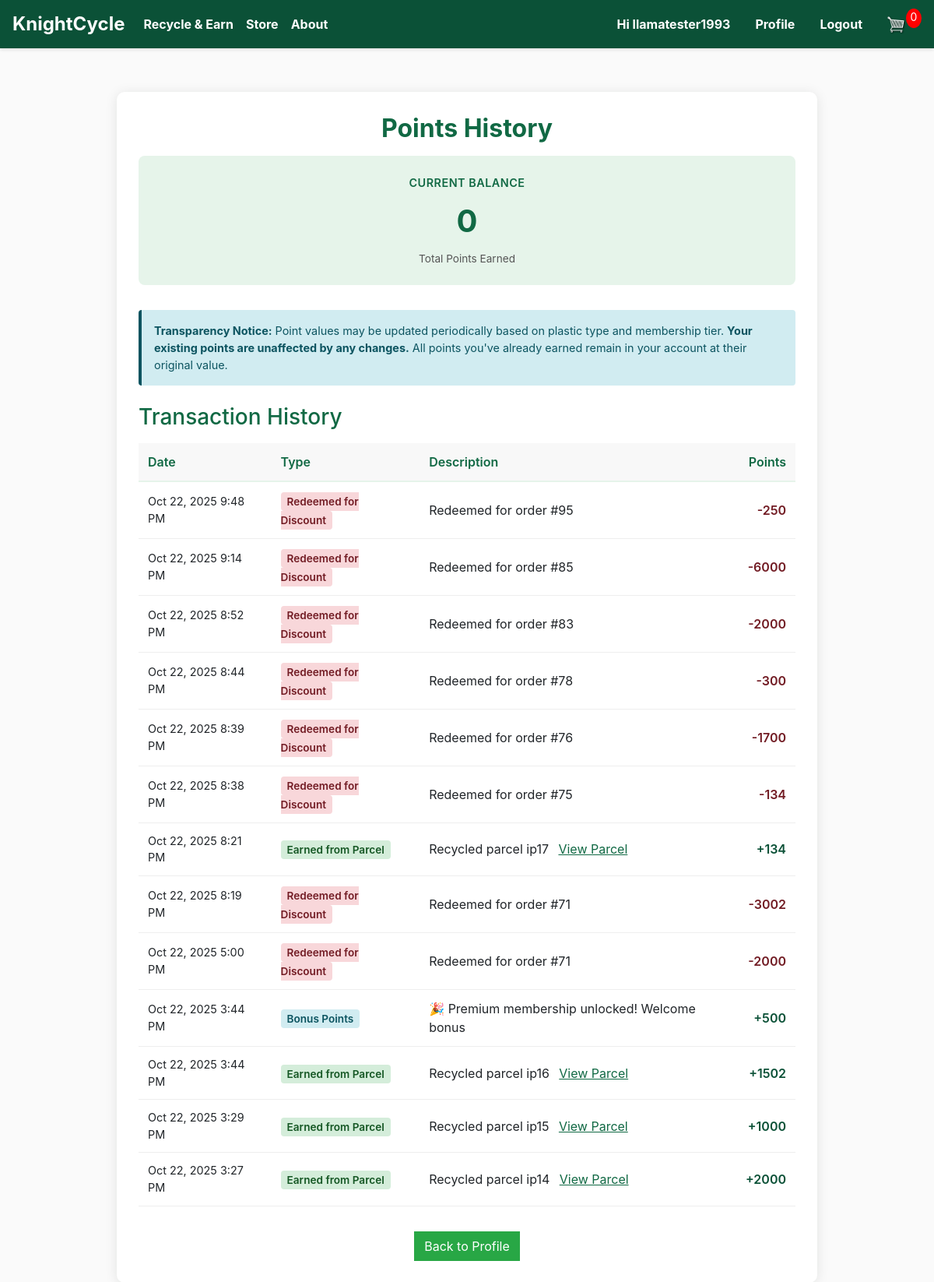
The page /store/points-history/ (signed in) on the database its author committed.
### store/models.py (models this page shows, shortened)
class PointTransaction(models.Model):
    TRANSACTION_TYPES = [
        ('EARNED', 'Earned from Parcel'),
        ('REDEEMED', 'Redeemed for Discount'),
        ('ADJUSTED', 'Manual Adjustment'),
        ('BONUS', 'Bonus Points'),
    ]
    customer = models.ForeignKey(Customer, on_delete=models.CASCADE, related_name='point_transactions')
    transaction_type = models.CharField(max_length=20, choices=TRANSACTION_TYPES, default='EARNED')
    points = models.IntegerField()  # Positive for earned, negative for redeemed
    description = models.CharField(max_length=255)
    related_parcel = models.ForeignKey('IncomingParcel', on_delete=models.SET_NULL, null=True, blank=True)
    date_created = models.DateTimeField(auto_now_add=True)
    class Meta:
        ordering = ['-date_created']

### store/views.py (the view)
# urls.py: path('points-history/', views.points_history, name='points_history'),
@login_required
def points_history(request):
    data = cartData(request)
    cartItems = data.get('cartItems', 0)
    customer = getattr(request.user, 'customer', None)
    transactions = []
    if customer:
        transactions = PointTransaction.objects.filter(customer=customer).order_by('-date_created')  # Changed from date_submitted
    return render(request, 'pages/points_history.html', {
        'cartItems': cartItems,
        'transactions': transactions,
    })

### templates/pages/points_history.html (shortened to what this page needs)
{% extends 'store/main.html' %}
{% block content %}
<div style="max-width:900px;margin:24px auto;padding:28px;background:#fff;border-radius:10px;box-shadow:0 2px 16px rgba(0,32,16,0.10);">
  <h2 style="color:#116944;text-align:center;font-weight:700;margin-bottom:1rem;">Points History</h2>
  <div style="background:#e6f4ea;padding:1.5rem;border-radius:8px;text-align:center;margin-bottom:2rem;">
    <div style="font-size:0.9rem;color:#116944;font-weight:600;text-transform:uppercase;letter-spacing:0.5px;">Current Balance</div>
    <div style="font-size:2.5rem;color:#116944;font-weight:700;margin:0.5rem 0;">{{ customer.total_points|default:0 }}</div>
    <div style="font-size:0.85rem;color:#555;">Total Points Earned</div>
  </div>
  <div style="background:#d1ecf1;border-left:4px solid #0c5460;padding:1rem;margin-bottom:1.5rem;border-radius:4px;">
    <p style="margin:0;font-size:0.9rem;color:#0c5460;">
      <strong>Transparency Notice:</strong> Point values may be updated periodically based on plastic type and membership tier.
      <strong>Your existing points are unaffected by any changes.</strong> All points you've already earned remain in your account at their original value.
    </p>
  </div>
  <h3 style="color:#116944;margin-bottom:1rem;">Transaction History</h3>
  {% if transactions %}
    <table style="width:100%;border-collapse:collapse;">
      <thead>
        <tr style="background:#f8f8f8;border-bottom:2px solid #e6f4ea;">
          <th style="padding:12px;text-align:left;color:#116944;font-weight:600;">Date</th>
          <th style="padding:12px;text-align:left;color:#116944;font-weight:600;">Type</th>
          <th style="padding:12px;text-align:left;color:#116944;font-weight:600;">Description</th>
          <th style="padding:12px;text-align:right;color:#116944;font-weight:600;">Points</th>
        </tr>
      </thead>
      <tbody>
        {% for transaction in transactions %}
        <tr style="border-bottom:1px solid #eee;">
          <td style="padding:12px;font-size:0.9rem;">{{ transaction.date_created|date:"M d, Y g:i A" }}</td>
          <td style="padding:12px;">
            <span style="padding:0.25rem 0.5rem;border-radius:4px;font-size:0.85rem;font-weight:600;
              {% if transaction.transaction_type == 'EARNED' %}background:#d4edda;color:#155724;
              {% elif transaction.transaction_type == 'REDEEMED' %}background:#f8d7da;color:#721c24;
              {% else %}background:#d1ecf1;color:#0c5460;{% endif %}">
              {{ transaction.get_transaction_type_display }}
            </span>
          </td>
          <td style="padding:12px;">
            {{ transaction.description }}
            {% if transaction.related_parcel %}
              <a href="{% url 'store:inbound_parcel_detail' transaction.related_parcel.pk %}" style="color:#116944;text-decoration:underline;margin-left:0.5rem;">View Parcel</a>
            {% endif %}
          </td>
          <td style="padding:12px;text-align:right;font-weight:600;
            {% if transaction.points > 0 %}color:#0b5137;{% else %}color:#721c24;{% endif %}">
            {% if transaction.points > 0 %}+{% endif %}{{ transaction.points }}
          </td>
        </tr>
        {% endfor %}
      </tbody>
    </table>
  {% endif %}
  <div style="margin-top:2rem;text-align:center;">
    <a href="{% url 'store:profile' %}" class="btn btn-success">Back to Profile</a>
  </div>
</div>
{% endblock %}

### store/templates/store/main.html (shortened to what this page needs)
<!DOCTYPE html>
{% load static %}
<html>
    <head>
        <link rel="stylesheet" href="https://stackpath.bootstrapcdn.com/bootstrap/4.4.1/css/bootstrap.min.css">
        <link rel="stylesheet" type="text/css" href="{% static 'css/main.css' %}">
    </head>
    <body>
    <nav class="navbar navbar-expand-lg navbar-dark navbar-eco">
    <a class="navbar-brand" href="{% url 'home' %}">KnightCycle</a>
    <div class="collapse navbar-collapse" id="navbarSupportedContent">
        <ul class="navbar-nav mr-auto">
        <li class="nav-item active">
             <a class="nav-link" href="{% url 'send_waste' %}">Recycle & Earn <span class="sr-only">(current)</span></a>
        </li>
        <li class="nav-item active">
            <a class="nav-link" href="{% url 'store:store' %}">Store <span class="sr-only">(current)</span></a>
        </li>
        <li class="nav-item active">
            <a class="nav-link" href="{% url 'about' %}">About <span class="sr-only">(current)</span></a>
        </li>
        </ul>
        <div class="form-inline my-2 my-lg-0">
                        {% if user.is_authenticated %}
                            <span class="nav-link greeting">Hi {{ user.username }}</span>
                            <a class="nav-link" href="{% url 'store:profile' %}">Profile</a>
                            <a class="nav-link" href="{% url 'store:logout' %}">Logout</a>
                        {% else %}
                            <a class="nav-link" href="{% url 'store:login' %}">Login <span class="sr-only">(current)</span></a>
                        {% endif %}
            <a href="{% url 'store:cart' %}">
                <img  id="cart-icon" src="{% static 'images/cart.png' %}">
            </a>
            <p id="cart-total">{{cartItems}}</p>
        </div>
    </div>
    </nav>
    <div class="container">
        <br>
        {% block content %}
        {% endblock %}
    </div>
    </body>
</html>

### static/css/main.css (style rules this page uses)
html { overflow-y: scroll !important; overflow-x: hidden; }
body { min-height: 100vh !important; height: 100% !important; margin: 0; padding: 0; background-color: hsl(0, 0%, 98%); font-family: -apple-system, BlinkMacSystemFont, 'Segoe UI', Roboto, Oxygen, Ubuntu, Cantarell, sans-serif; }
#cart-icon { width: 25px; display: inline-block; margin-left: 15px; }
#cart-total { display: block; text-align: center; color: #fff; background-color: red; width: 20px; height: 25px; border-radius: 50%; font-size: 14px; }
.btn { border-radius: 0; }
html, body { min-height: 100vh !important; height: 100% !important; overflow-y: scroll !important; overflow-x: hidden; margin: 0; padding: 0; }
body { padding-top: 0; }
.navbar-eco { position: fixed !important; top: 0 !important; left: 0 !important; right: 0 !important; width: 100% !important; z-index: 1000 !important; background-color: #0b5137 !important; box-shadow: 0 2px 4px rgba(0,0,0,0.1); }
.navbar { box-shadow: 0 2px 4px rgba(0,0,0,0.1); }
.navbar-brand { font-weight: 700; font-size: 1.5rem; color: #fff !important; }
.nav-link { font-weight: 500; transition: opacity 0.2s ease; color: #fff !important; }
body > .container, body > section, body > div:first-of-type { margin-top: 70px; }

### store/templates/store/main.html (style rules this page uses)
.navbar-eco .nav-link, .navbar-eco .nav-link.greeting { font-weight: 700 !important; color: #fff !important; opacity: 1 !important; }

### rows shown on the page
PointTransaction: shows "View Parcel"
PointTransaction: shows "View Parcel"
PointTransaction: shows "View Parcel"
PointTransaction: shows "View Parcel"

### other values the page prints
{{ user.username }} "llamatester1993"
{{ cartItems }} "0"
{{ customer.total_points|default:0 }} "0"
